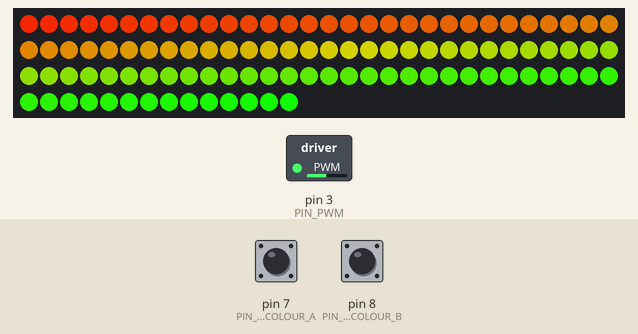
The sketch below on a simulated Arduino Uno, built with avr-gcc and run on an emulated ATmega328P. Parts: 104 RGB LEDs in strip order, left to right, continuing on the next row, switched loads named in the sketch (green lamp = pin HIGH). The inputs (shaded band) are chosen by the test bench; at power-on: pin 7 (PIN_CHANGE_COLOUR_A) HIGH, pin 8 (PIN_CHANGE_COLOUR_B) HIGH. Dim RGB values are drawn brighter than linear.

Above: at 1.7 s.
1.8 s: pin 7 (PIN_CHANGE_COLOUR_A) pulled LOW for 0.15 s
At 2.02 s:
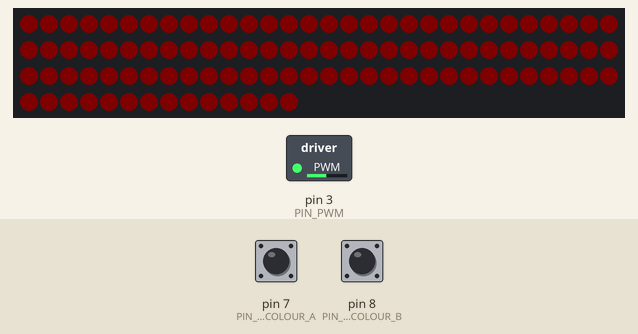
3.7 s: pin 7 (PIN_CHANGE_COLOUR_A) pulled LOW for 1 s
At 4.08 s:
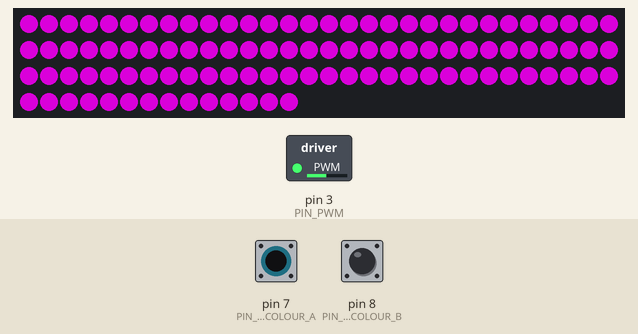
6.2 s: pin 7 (PIN_CHANGE_COLOUR_A) pulled LOW for 0.15 s
At 7.37 s:
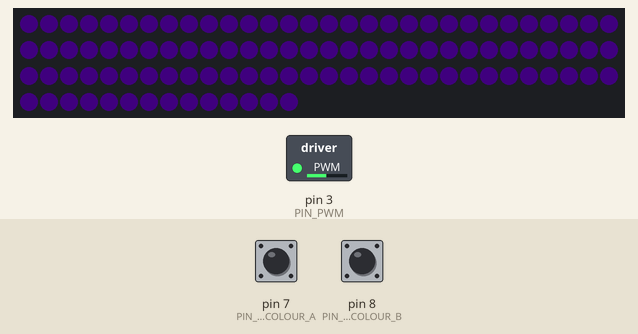
8.1 s: pin 7 (PIN_CHANGE_COLOUR_A) pulled LOW for 3.2 s
At 8.62 s:
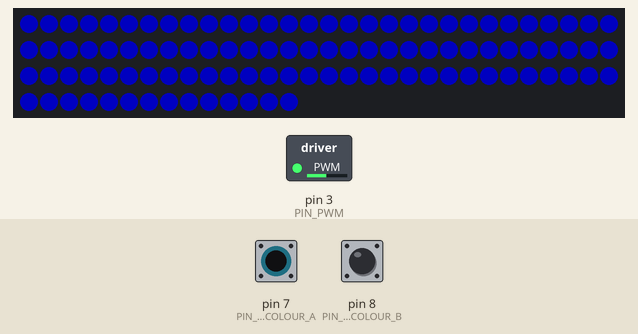
12.8 s: pin 7 (PIN_CHANGE_COLOUR_A) pulled LOW for 0.15 s
At 13.19 s:
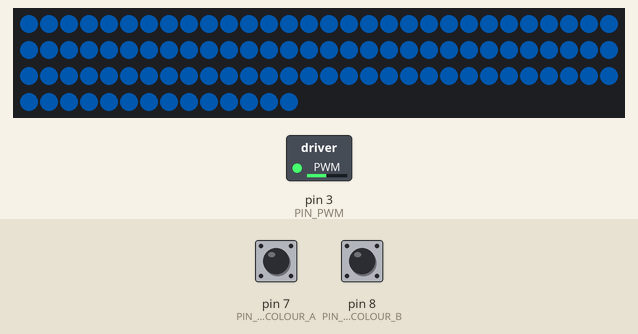
14.7 s: pin 7 (PIN_CHANGE_COLOUR_A) pulled LOW for 1 s
At 15.08 s:
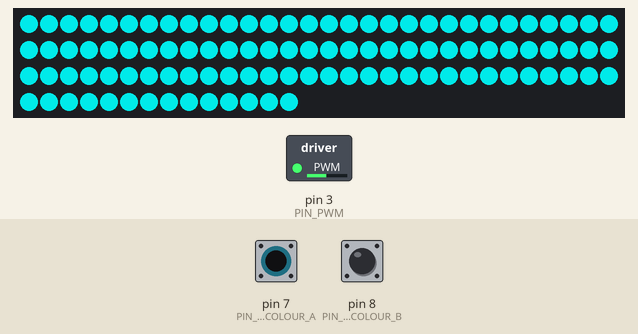

The sketch:

wedding.ino
```cpp
#include "LPD8806.h"
#include "SPI.h" // Comment out this line if using Trinket or Gemma

#define PIN_PWM   3
#define PIN_DATA  11
#define PIN_CLOCK 13
#define PIN_CHANGE_COLOUR_A 7
#define PIN_CHANGE_COLOUR_B 8

#define COLOURS_COUNT 12
#define LED_COUNT 104
#define BRIGHTNESS_MAX 50
#define RAINBOW_MODE_COUNTER_MAX 12

// Example to control LPD8806-based RGB LED Modules in a strip

/*****************************************************************************/

// Chose 2 pins for output; can be any valid output pins:
// int dataPin  = 2;
// int clockPin = 3;

// First parameter is the number of LEDs in the strand.  The LED strips
// are 32 LEDs per meter but you can extend or cut the strip.  Next two
// parameters are SPI data and clock pins:
LPD8806 strip = LPD8806(LED_COUNT);

// You can optionally use hardware SPI for faster writes, just leave out
// the data and clock pin parameters.  But this does limit use to very
// specific pins on the Arduino.  For "classic" Arduinos (Uno, Duemilanove,
// etc.), data = pin 11, clock = pin 13.  For Arduino Mega, data = pin 51,
// clock = pin 52.  For 32u4 Breakout Board+ and Teensy, data = pin B2,
// clock = pin B1.  For Leonardo, this can ONLY be done on the ICSP pins.
//LPD8806 strip = LPD8806(nLEDs);


bool isProcessingChange = false;
bool isProcessingChange_b = false;
int current_colour = 0;
int rainbowModeCounter = -1;


void setup()
{
	/* Init the LED strip */

	strip.begin();
	strip.show();


	/* Init PWM (36kHz) for IR transmitters */

	pinMode(PIN_PWM, OUTPUT);
	TCCR2A = _BV(COM2A0) | _BV(COM2B1) | _BV(WGM21) | _BV(WGM20);
	TCCR2B = _BV(WGM22) | _BV(CS21);
	OCR2A = 54;
	OCR2B = 26;
	delay(500);


	/* Input PINs */

	pinMode(PIN_CHANGE_COLOUR_A, INPUT);
	pinMode(PIN_CHANGE_COLOUR_B, INPUT);
	digitalWrite(PIN_CHANGE_COLOUR_A, HIGH);
	digitalWrite(PIN_CHANGE_COLOUR_B, HIGH);

	//Serial.begin(9600);
}


void loop()
{
	if (rainbowModeCounter < 0) {

		rainbow(50);

	} else {

		rainbowModeCounter--;

		int brightness;
		int led_index;

		for (brightness = 1; brightness < BRIGHTNESS_MAX; brightness++) {
			for (led_index = 0; led_index < LED_COUNT; led_index++) {
				strip.setPixelColor(led_index, get_colour(current_colour, brightness));
			}
			strip.show();
			delay(30);
			process_colour_buttons();
			process_colour_buttons_b();
		}

		for (brightness; brightness >= 1; brightness--) {
			for (led_index = 0; led_index < LED_COUNT; led_index++) {
				strip.setPixelColor(led_index, get_colour(current_colour, brightness));
			}
			strip.show();
			delay(30);
			process_colour_buttons();
			process_colour_buttons_b();
		}


	}

	//Serial.println(rainbowModeCounter);
}


void rainbow(uint8_t wait)
{
  int i, j;

  for (j=0; j < 384; j++) {
    for (i=0; i < LED_COUNT; i++) {
      strip.setPixelColor(i, Wheel( (i + j) % 384));
    }

		if (detected_user_activity()) {
			return;
		}

    strip.show();
    delay(wait);
  }

  for (j; j >= 0; j--) {
    for (i=0; i < LED_COUNT; i++) {
      strip.setPixelColor(i, Wheel( (i + j) % 384));
    }

		if (detected_user_activity()) {
			return;
		}

    strip.show();
    delay(wait);
  }
}


uint8_t colours[COLOURS_COUNT][3] = {
	{ 2, 0, 0 },
	{ 2, 1, 0 },
	{ 2, 2, 0 },
	{ 1, 2, 0 },
	{ 0, 2, 0 },
	{ 0, 2, 1 },
	{ 0, 2, 2 },
	{ 0, 1, 2 },
	{ 0, 0, 2 },
	{ 1, 0, 2 },
	{ 2, 0, 2 },
	{ 2, 0, 1 },
};

uint32_t get_colour(uint8_t c, uint8_t brightness)
{
  uint8_t r, g, b;

	r = colours[c][0] * brightness;
	b = colours[c][1] * brightness;
	g = colours[c][2] * brightness;

	return(strip.Color(r,g,b));
}


int cycle_colours()
{
	int new_colour = current_colour + 1;

	if (new_colour >= COLOURS_COUNT) {
		new_colour = 0;
	}

	current_colour = new_colour;
}


int cycle_colours_b()
{
	int new_colour = current_colour - 1;

	if (new_colour < 0) {
		new_colour = COLOURS_COUNT - 1;
	}

	current_colour = new_colour;
}


bool detected_user_activity()
{
	if (digitalRead(PIN_CHANGE_COLOUR_A) == LOW || digitalRead(PIN_CHANGE_COLOUR_B) == LOW) {
		reset_rainbow_mode_counter();
		return true;
	}

	return false;
}


void reset_rainbow_mode_counter()
{
	rainbowModeCounter = RAINBOW_MODE_COUNTER_MAX;
}


void process_colour_buttons()
{
	if (! isProcessingChange && digitalRead(PIN_CHANGE_COLOUR_A) == LOW) {
		isProcessingChange = true;
		reset_rainbow_mode_counter();

		cycle_colours();

		delay(300);
	}

	if (digitalRead(PIN_CHANGE_COLOUR_A) == HIGH) {
		isProcessingChange = false;
	}
}


void process_colour_buttons_b()
{
	if (! isProcessingChange_b && digitalRead(PIN_CHANGE_COLOUR_B) == LOW) {
		isProcessingChange_b = true;
		reset_rainbow_mode_counter();

		cycle_colours_b();

		delay(300);
	}

	if (digitalRead(PIN_CHANGE_COLOUR_B) == HIGH) {
		isProcessingChange_b = false;
	}
}


/* HELPERS */


//Input a value 0 to 384 to get a color value.
//The colours are a transition r - g -b - back to r

uint32_t Wheel(uint16_t WheelPos)
{
  byte r, g, b;
  switch(WheelPos / 128)
  {
    case 0:
      r = 127 - WheelPos % 128;   //Red down
      g = WheelPos % 128;      // Green up
      b = 0;                  //blue off
      break;
    case 1:
      g = 127 - WheelPos % 128;  //green down
      b = WheelPos % 128;      //blue up
      r = 0;                  //red off
      break;
    case 2:
      b = 127 - WheelPos % 128;  //blue down
      r = WheelPos % 128;      //red up
      g = 0;                  //green off
      break;
  }
  return(strip.Color(r,g,b));
}
```

Measured:
- after the input at 1.8 s, the LEDs: change after 0.06 s (image 1)
